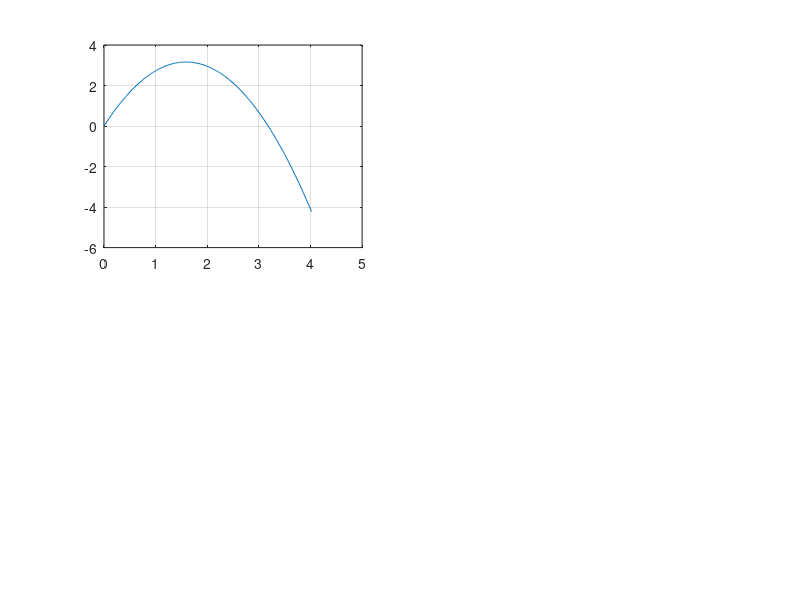

This chart was generated by the following MATLAB code:
clear, clf, hold off; n=0; h=0.01;
k=1; m=2;
t=0; tfin = 2;
vx = 2; vy = 8;
x = 0; y = 0;
pvx(1)=vx; pvy(1)=vy; px(1)=x; py(1)=y;
ax = 0;
ay = -10;
for t=0:h:tfin
    n=n+1;
    vx = vx + h*ax;
    vy = vy + h*ay;
    x = x + vx*h;
    y = y + vy*h;
    px(n+1)=x;
    py(n+1)=y;
end
subplot(2,2,1), plot(px,py); grid on;
